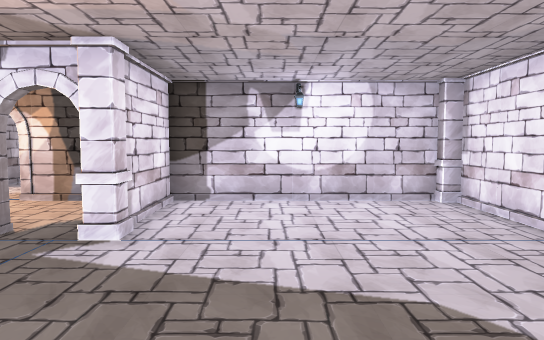
[1] (above)

16 first-person views from a walk through a scene from a Unity 3-D project. The camera is 1.4 m above the floor, tilts 4° down and sees 70° across. Doors are open. The floor is counted in squares, 1 m on a side. Each view is taken from the middle of a square. On the plan, view 1 faces up. The plan holds only what a view shows up to about 16 squares ahead; the rest is blank. The place goes on beyond the plan. The player character is not drawn. Some animated figures are left out.

[2]
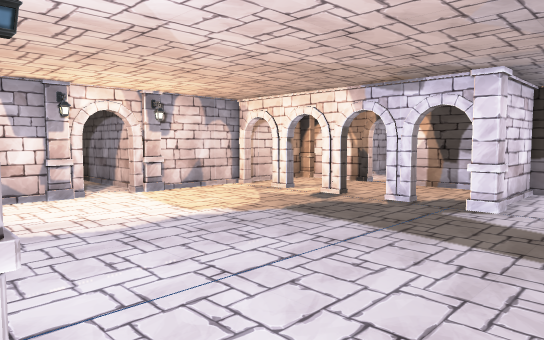

[3]
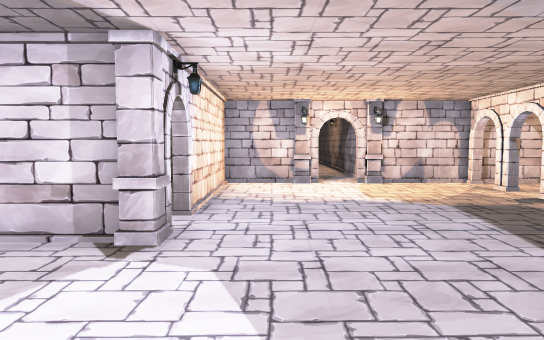

[4]
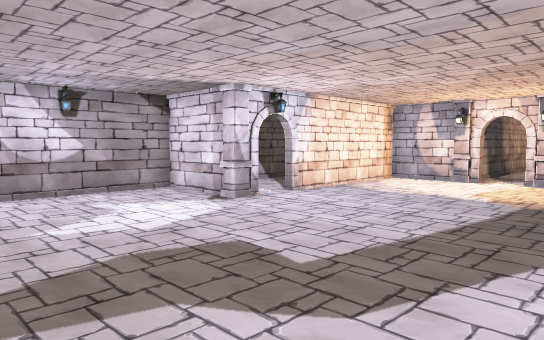

[5]
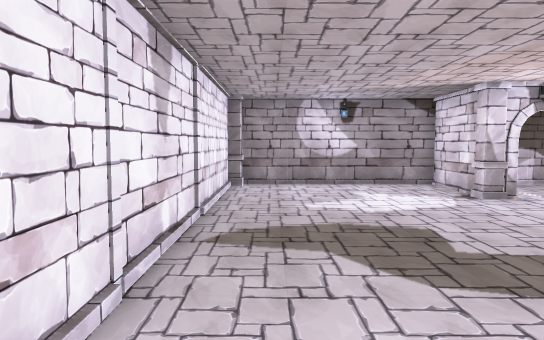

[6]
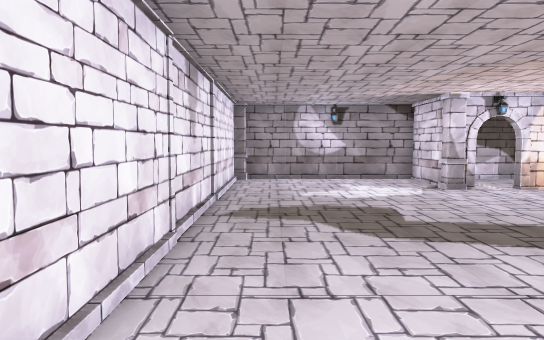

[7]
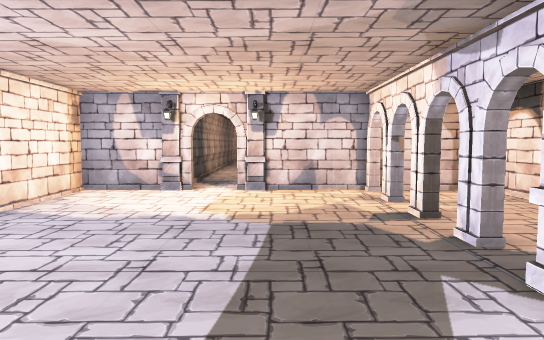

[8]
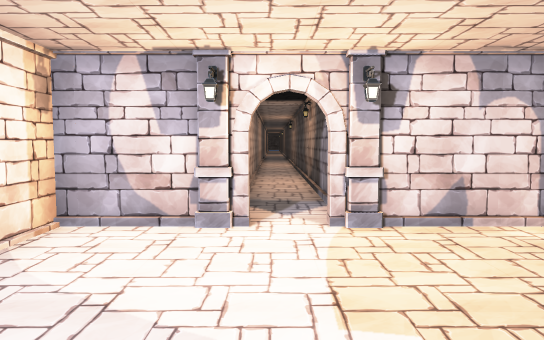

[9]
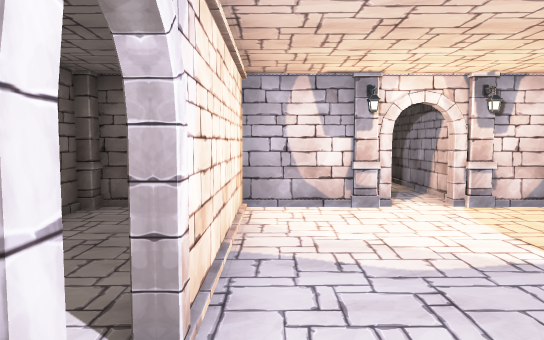

[10]
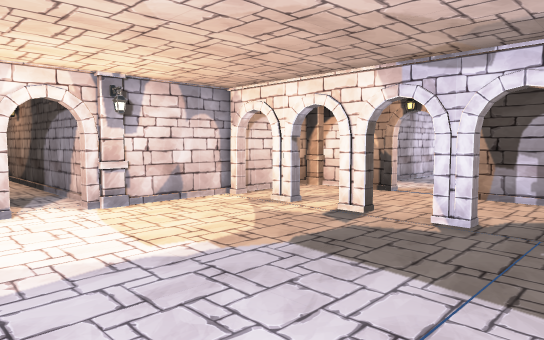

[11]
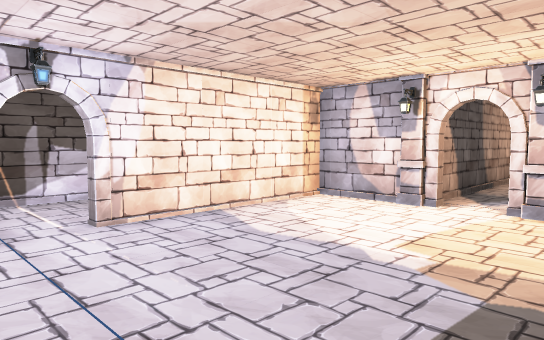

[12]
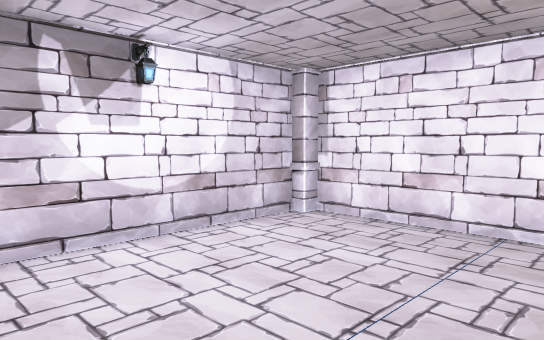

[13]
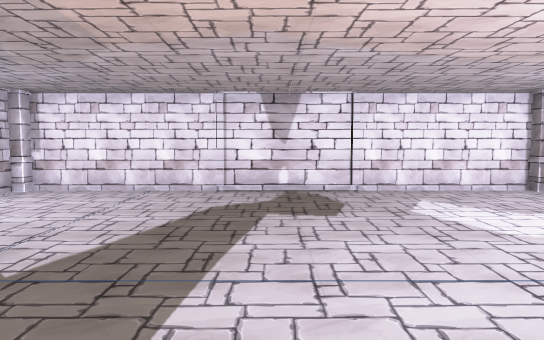

[14]
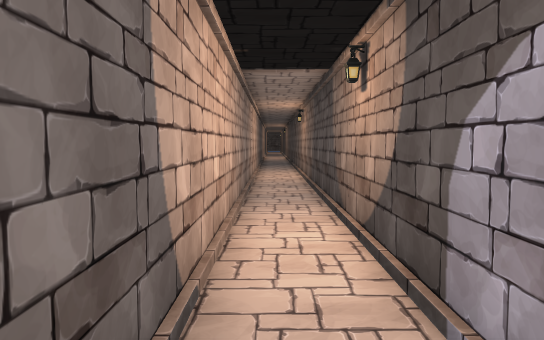

[15]
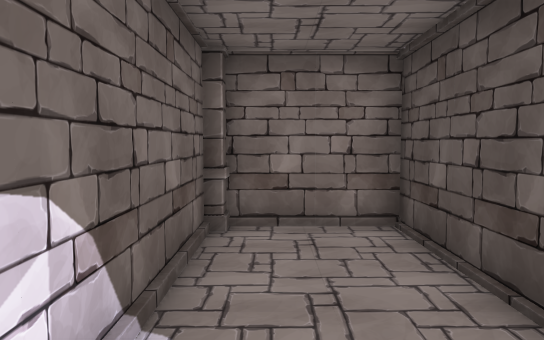

[16]
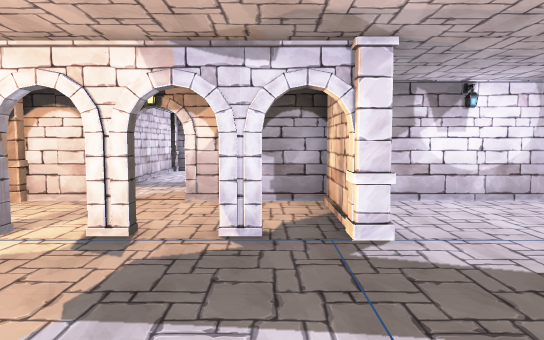

### Floor plan
Key: @ floor where view 1 was taken; # wall or solid block; x gap in a wall; . floor; / step, stairs or slope; D open door; P pillar.
Columns run from 20 left of view 1 to 5 right of it. Each row starts with its distance up from view 1.
 10                    ## ##P
  9           ###D#####  ...PP
  8           #......#.......#
  7          ##......#.......#
  6          ##xxxxxx#P......#
  5          #...............#
  4         ##...............#
  3 #########P...............#
  2 /////////D...............#
  1 .........DD..............#
  0 #########P..........@....#
 -1         ##...............#
 -2          #...............#
 -3          #######DDP......#
 -4          #.......#.......#
 -5          #.......#.......#
 -6          #P#############PP

Positions as (right, up) in squares from view 1, and headings:
1: (0, 0), facing up
2: (0, -3), facing up-left
3: (3, -1), facing left
4: (4, 5), facing down-left
5: (3, 7), facing down
6: (3, 9), facing down
7: (1, 3), facing left
8: (-4, 1), facing left
9: (-2, -2), facing left
10: (-2, -1), facing up-left
11: (-2, 4), facing down-left
12: (-2, 4), facing up-right
13: (-7, 2), facing right
14: (-12, 1), facing left
15: (-4, -5), facing left
16: (-4, 0), facing up
